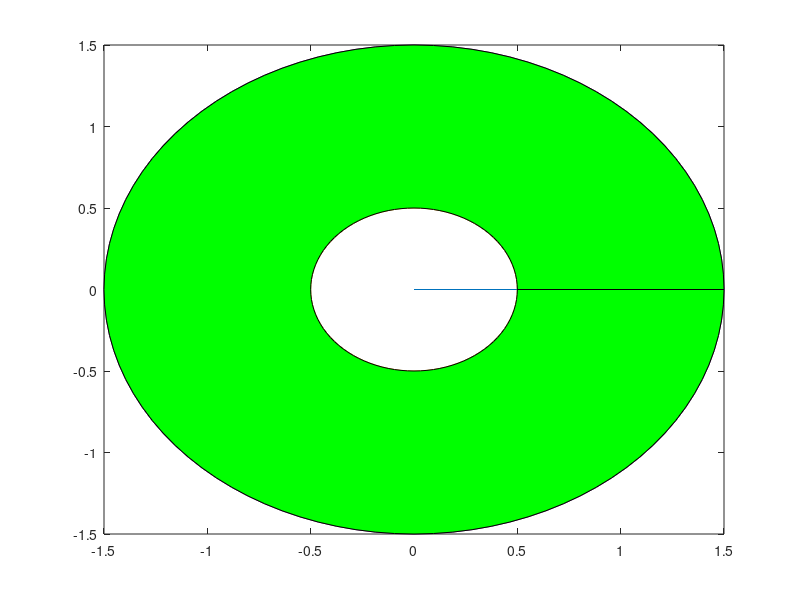

Write the MATLAB code that produced this figure. (Note: this script raises an error after producing the figure.)
% Program for Inverse Kinematics on a 2 DOF Robotic Manipulator

% Input Start 

% Link Lengths
L1 = 1;
L2 = 0.5;

% Final End Effector Position
Final_x = 1;
Final_y = 0.5;

% Input End

% Desired End Effector Position Beyond Workspace Start

% Maximum Extened Arm Length
Arm_Radius = L1 + L2;

% Arm Length Differnece 
Arm_Diff = abs(L1 - L2);

% End Effector Distance from Origin
D = sqrt((Final_y*Final_y) + (Final_x*Final_x));

% Outer Workspace Boundary
if (D > Arm_Radius)
    Final_x = (Arm_Radius)*(Final_x)/(D);
    Final_y = (Arm_Radius)*(Final_y)/(D);
end

% Inner Workspace Boundary
if(D < Arm_Diff)
    Final_x = (Arm_Diff)*(Final_x)/(D);
    Final_y = (Arm_Diff)*(Final_y)/(D);
end

% Desired End Effector Position Beyond Workspace End

% Plotting the Workspace Start

Theta_Circle = 0:pi/50:2*pi;

% Plotting the Outer Workspace Boundaries
X_outer_WS = (Arm_Radius*cos(Theta_Circle));
Y_outer_WS = (Arm_Radius*sin(Theta_Circle));

% Plotting the Inner Workspace Boundaries
X_inner_WS = (Arm_Diff*cos(Theta_Circle));
Y_inner_WS = (Arm_Diff*sin(Theta_Circle));

% Plotting the Workspace End

% Inverse Kinematics Calculation Start

% End Effector State (R, Theta)
R = sqrt((Final_y*Final_y) + (Final_x*Final_x));
Theta = atan(Final_y/(Final_x + 0.000001));
% 0.000001 is added to avoid Undefined Cartesian Points

% Intermediate Angles
Beta = acos(((L1*L1) + (L2*L2) - (R*R))/(2*L1*L2));
Alpha = acos(((L1*L1) + (R*R) - (L2*L2))/(2*L1*R));

% 2nd Quadrant End Effector Position
if (Final_x < 0)

    Theta = Theta + pi;
    Beta = (-1)*Beta;
    Alpha = (-1)*Alpha;

end

% Final Joint Angles in Radians

% Elbow UP Configuration
Final_Angle_1 = (Theta + Alpha);
Final_Angle_2 = (Beta - pi);

% Elbow DOWN Configuration
% Final_Angle_1 = (Theta - Alpha);
% Final_Angle_2 = pi - Beta;

% Final Joint Angles in Degrees
Final_Angle_1 = Final_Angle_1*(180/pi);
Final_Angle_2 = Final_Angle_2*(180/pi);

% Inverse Kinematics Calculation End

% Angle with the Horizontal (Degrees)
A1 = linspace(0, (Final_Angle_1), 10);
A2 = linspace(0, (Final_Angle_2), 30);

% Forward Kinematics:

% Counter and Loop Initialization
counter = 1;

for i = 1 : length(A1)

    Theta_1 = A1(i);

    for j = 1 : length(A2)

        Theta_2 = A2(j);
        
        % Coordinates:

        % Initial points of Link 1
        X0 = 0;
        Y0 = 0;

        % Final points of Link 1 
        X1 = L1*cosd(Theta_1);
        Y1 = L1*sind(Theta_1);
        
        % FInal points of Link 2
        X2 = X1 + L2*cosd(Theta_1 + Theta_2);
        Y2 = Y1 + L2*sind(Theta_1 + Theta_2);

        % Assigning the Parameters
        txt1 = ['T1 = ', num2str(Theta_1), ' Deg'];
        txt2 = ['T2 = ', num2str(Theta_2), ' Deg'];
        txtend = ['X2 = ', num2str(X2), ', ', 'Y2 = ', num2str(Y2)];

        % Plot
        plot([X0 X1], [Y0 Y1], [X1 X2], [Y1 Y2], 'linewidth', 5)
        hold on
        plot(X_inner_WS, Y_inner_WS);
        plot(X_outer_WS, Y_outer_WS);
        fill([X_inner_WS flip(X_outer_WS)],[Y_inner_WS flip(Y_outer_WS)],'g')
        hold off
        alpha(0.1)
        xlabel('X-Axis (m)')
        ylabel('Y-Axis (m)')
        title('Inverse Kinematics on a 2 DOF Robotic Manipulator');
        text(X0, Y0, txt1, 'VerticalAlignment', 'top')
        text(X1, Y1, txt2, 'VerticalAlignment', 'top')
        text(X2, Y2, txtend, 'HorizontalAlignment', 'left', 'VerticalAlignment', 'bottom')
        text(0.5*(X0 + X1), 0.5*(Y0 + Y1), '  Link 1')
        text(0.5*(X1 + X2), 0.5*(Y1 + Y2), '  Link 2')
        text(((-1)*Final_x), 0, 'Workspace')
        grid on
        axis([-3 3 -3 3])

        M(counter) = getframe(gcf);
        counter = counter + 1;
    end
end
